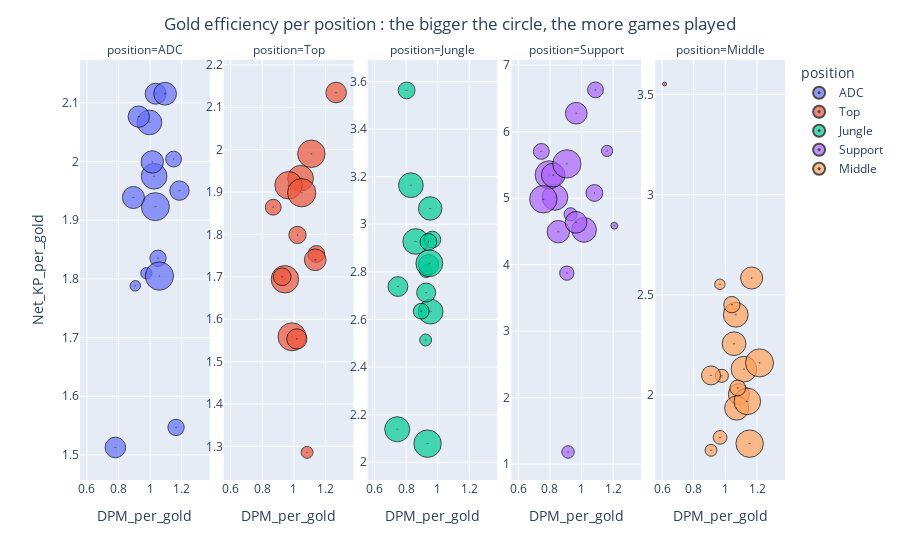

Notebook cell for this chart:
### Markdown cell above
Create Dash ready plotly

### Code cell
dash_fig = px.scatter(agg_all.assign(DPM_per_Gold = agg_all['DPM_per_gold'].astype(float).round(decimals = 3),
Net_KP_per_Gold = agg_all['Net_KP_per_gold'].astype(float).round(3)), x="DPM_per_gold", y="Net_KP_per_gold",
hover_name = "Player", hover_data=["Player","Team", "games_played", "winrate%",
"Image_SRC", "DPM_per_Gold",
"Net_KP_per_Gold"], size = "games_played",
facet_col='position', color = 'position')


dash_fig.update_layout(title_text = 'Gold efficiency per position : the bigger the circle, the more games played', title_x = 0.5)
dash_fig.update_traces(marker=dict(symbol='circle-dot'), line=dict(width=2, color='Black'))
dash_fig.update_yaxes(matches=None)
dash_fig.for_each_yaxis(lambda yaxis: yaxis.update(showticklabels=True))
dash_fig.update_traces(hoverinfo="none", hovertemplate=None)

### Figure 1 — Plotly figure (JSON) as saved in the notebook; plotly's stock layout.template omitted (floating-point values rounded to 4 significant figures)
{"data": [{"customdata": [["5kid", "KT Rolster Challengers", 17, 29.33, "https://scontent-frt3-1.xx.fbcdn.net/v/t1.18169-9/12729350_1291829277510939_5501539112801543611_n.png?_nc_cat=107&ccb=1-5&_nc_sid=973b4a&_nc_ohc=sOjAVFCJPhYAX99tkzC&_nc_ht=scontent-frt3-1.xx&oh=00_AT-ZOo1WcpOGTP2gvDxcc1JRhuqlw-GtTMGdG_HsvTk3kw&oe=622282B6", 1.05, 1.835], ["Noah", "KT Rolster Challengers", 7, 57, "https://scontent-frt3-1.xx.fbcdn.net/v/t1.18169-9/12729350_1291829277510939_5501539112801543611_n.png?_nc_cat=107&ccb=1-5&_nc_sid=973b4a&_nc_ohc=sOjAVFCJPhYAX99tkzC&_nc_ht=scontent-frt3-1.xx&oh=00_AT-ZOo1WcpOGTP2gvDxcc1JRhuqlw-GtTMGdG_HsvTk3kw&oe=622282B6", 0.906, 1.788], ["HyBriD", "KT Rolster Challengers", 24, 48.5, "https://scontent-frt3-1.xx.fbcdn.net/v/t1.18169-9/12729350_1291829277510939_5501539112801543611_n.png?_nc_cat=107&ccb=1-5&_nc_sid=973b4a&_nc_ohc=sOjAVFCJPhYAX99tkzC&_nc_ht=scontent-frt3-1.xx&oh=00_AT-ZOo1WcpOGTP2gvDxcc1JRhuqlw-GtTMGdG_HsvTk3kw&oe=622282B6", 1.186, 1.95], ["Berserker", "T1 Challengers", 42, 70.31, "https://cdn1.dotesports.com/wp-content/uploads/2019/10/08064645/image-7.png", 1.025, 1.975], ["Cheoni", "Hanwha Life Esports Challengers", 50, 51.66, "https://api.sofascore.com/api/v1/team/364492/image", 1.033, 1.923], ["Bini", "Fredit BRION Challengers", 39, 43.5, "https://api.sofascore.app/api/v1/team/372615/image", 0.996, 2.066], ["Bull", "Nongshim RedForce Challengers", 31, 58.34, "https://pbs.twimg.com/profile_images/1397150687427895299/v0aDiUPe_400x400.jpg", 0.895, 1.938], ["vital", "Nongshim RedForce Challengers", 28, 53, "https://pbs.twimg.com/profile_images/1397150687427895299/v0aDiUPe_400x400.jpg", 1.035, 2.115], ["Valkyrie", "Kwangdong Freecs Challengers", 33, 40.34, "https://api.sofascore.app/api/v1/team/405273/image", 1.095, 2.115], ["Junmin", "DWG KIA Challengers", 27, 22, "https://static.invenglobal.com/upload/image/2021/01/26/o1611641144974891.jpeg", 0.78, 1.513], ["Rahel", "DWG KIA Challengers", 8, 75, "https://static.invenglobal.com/upload/image/2021/01/26/o1611641144974891.jpeg", 0.976, 1.81], ["Taeyoon", "DRX Challengers", 32, 50, "https://api.sofascore.com/api/v1/team/364017/image", 1.014, 1.999], ["BAO", "DRX Challengers", 16, 42.5, "https://api.sofascore.com/api/v1/team/364017/image", 1.148, 2.004], ["Ice", "Liiv SANDBOX Challengers", 29, 40.66, "https://cdn0.gamesports.net/edb_team_logos/24000/24147.png?1608560414", 0.928, 2.076], ["KingKong", "Liiv SANDBOX Challengers", 17, 27.67, "https://cdn0.gamesports.net/edb_team_logos/24000/24147.png?1608560414", 1.164, 1.547], ["Envyy", "Gen.G Challengers", 51, 63.25, "https://cdn1.dotesports.com/wp-content/uploads/2021/02/15173303/geng.png", 1.059, 1.805]], "hoverinfo": "none", "hovertext": ["5kid", "Noah", "HyBriD", "Berserker", "Cheoni", "Bini", "Bull", "vital", "Valkyrie", "Junmin", "Rahel", "Taeyoon", "BAO", "Ice", "KingKong", "Envyy"], "legendgroup": "ADC", "line": {"color": "Black", "width": 2}, "marker": {"color": "#636efa", "size": [17, 7, 24, 42, 50, 39, 31, 28, 33, 27, 8, 32, 16, 29, 17, 51], "sizemode": "area", "sizeref": 0.1275, "symbol": "circle-dot"}, "mode": "markers", "name": "ADC", "orientation": "v", "showlegend": true, "type": "scatter", "x": [1.05, 0.9062, 1.186, 1.025, 1.033, 0.9956, 0.8945, 1.035, 1.095, 0.7803, 0.9761, 1.014, 1.148, 0.9282, 1.164, 1.059], "xaxis": "x", "y": [1.835, 1.788, 1.95, 1.975, 1.923, 2.066, 1.938, 2.115, 2.115, 1.513, 1.81, 1.999, 2.004, 2.076, 1.547, 1.805], "yaxis": "y"}, {"customdata": [["Castle", "KT Rolster Challengers", 48, 37.5, "https://scontent-frt3-1.xx.fbcdn.net/v/t1.18169-9/12729350_1291829277510939_5501539112801543611_n.png?_nc_cat=107&ccb=1-5&_nc_sid=973b4a&_nc_ohc=sOjAVFCJPhYAX99tkzC&_nc_ht=scontent-frt3-1.xx&oh=00_AT-ZOo1WcpOGTP2gvDxcc1JRhuqlw-GtTMGdG_HsvTk3kw&oe=622282B6", 0.943, 1.694], ["Roach", "T1 Challengers", 42, 70.31, "https://cdn1.dotesports.com/wp-content/uploads/2019/10/08064645/image-7.png", 1.042, 1.933], ["Riss", "Hanwha Life Esports Challengers", 50, 51.66, "https://api.sofascore.com/api/v1/team/364492/image", 0.988, 1.559], ["Lukalux", "Fredit BRION Challengers", 19, 42, "https://api.sofascore.app/api/v1/team/372615/image", 1.022, 1.799], ["TaNa", "Fredit BRION Challengers", 20, 45, "https://api.sofascore.app/api/v1/team/372615/image", 0.926, 1.7], ["DnDn", "Nongshim RedForce Challengers", 48, 50.34, "https://pbs.twimg.com/profile_images/1397150687427895299/v0aDiUPe_400x400.jpg", 1.11, 1.99], ["Trap", "Kwangdong Freecs Challengers", 18, 11, "https://api.sofascore.app/api/v1/team/405273/image", 1.142, 1.754], ["IlllIma", "Kwangdong Freecs Challengers", 26, 58.5, "https://api.sofascore.app/api/v1/team/405273/image", 1.019, 1.554], ["Chasy", "DWG KIA Challengers", 27, 30.5, "https://static.invenglobal.com/upload/image/2021/01/26/o1611641144974891.jpeg", 1.267, 2.135], ["Thanatos", "DWG KIA Challengers", 9, 44, "https://static.invenglobal.com/upload/image/2021/01/26/o1611641144974891.jpeg", 1.083, 1.286], ["Clear", "DRX Challengers", 48, 46.75, "https://api.sofascore.com/api/v1/team/364017/image", 0.966, 1.916], ["Howling", "Liiv SANDBOX Challengers", 16, 35.5, "https://cdn0.gamesports.net/edb_team_logos/24000/24147.png?1608560414", 0.869, 1.864], ["Photon", "Liiv SANDBOX Challengers", 30, 39.25, "https://cdn0.gamesports.net/edb_team_logos/24000/24147.png?1608560414", 1.135, 1.74], ["Lonely", "Gen.G Challengers", 51, 63.25, "https://cdn1.dotesports.com/wp-content/uploads/2021/02/15173303/geng.png", 1.049, 1.898]], "hoverinfo": "none", "hovertext": ["Castle", "Roach", "Riss", "Lukalux", "TaNa", "DnDn", "Trap", "IlllIma", "Chasy", "Thanatos", "Clear", "Howling", "Photon", "Lonely"], "legendgroup": "Top", "line": {"color": "Black", "width": 2}, "marker": {"color": "#EF553B", "size": [48, 42, 50, 19, 20, 48, 18, 26, 27, 9, 48, 16, 30, 51], "sizemode": "area", "sizeref": 0.1275, "symbol": "circle-dot"}, "mode": "markers", "name": "Top", "orientation": "v", "showlegend": true, "type": "scatter", "x": [0.9429, 1.042, 0.9878, 1.022, 0.9258, 1.11, 1.142, 1.019, 1.267, 1.083, 0.9658, 0.8691, 1.135, 1.049], "xaxis": "x2", "y": [1.694, 1.933, 1.559, 1.799, 1.7, 1.99, 1.754, 1.554, 2.135, 1.286, 1.916, 1.864, 1.74, 1.898], "yaxis": "y2"}, {"customdata": [["GIDEON", "KT Rolster Challengers", 9, 56, "https://scontent-frt3-1.xx.fbcdn.net/v/t1.18169-9/12729350_1291829277510939_5501539112801543611_n.png?_nc_cat=107&ccb=1-5&_nc_sid=973b4a&_nc_ohc=sOjAVFCJPhYAX99tkzC&_nc_ht=scontent-frt3-1.xx&oh=00_AT-ZOo1WcpOGTP2gvDxcc1JRhuqlw-GtTMGdG_HsvTk3kw&oe=622282B6", 0.923, 2.514], ["PangSu", "KT Rolster Challengers", 39, 37.5, "https://scontent-frt3-1.xx.fbcdn.net/v/t1.18169-9/12729350_1291829277510939_5501539112801543611_n.png?_nc_cat=107&ccb=1-5&_nc_sid=973b4a&_nc_ohc=sOjAVFCJPhYAX99tkzC&_nc_ht=scontent-frt3-1.xx&oh=00_AT-ZOo1WcpOGTP2gvDxcc1JRhuqlw-GtTMGdG_HsvTk3kw&oe=622282B6", 0.83, 3.164], ["Mowgli", "T1 Challengers", 42, 70.31, "https://cdn1.dotesports.com/wp-content/uploads/2019/10/08064645/image-7.png", 0.86, 2.928], ["CaD", "Hanwha Life Esports Challengers", 40, 52.34, "https://api.sofascore.com/api/v1/team/364492/image", 0.744, 2.139], ["Willer", "Hanwha Life Esports Challengers", 10, 40, "https://api.sofascore.com/api/v1/team/364492/image", 0.925, 2.803], ["Jin0", "Fredit BRION Challengers", 39, 43.5, "https://api.sofascore.app/api/v1/team/372615/image", 0.955, 2.633], ["Sylvie", "Nongshim RedForce Challengers", 25, 40, "https://pbs.twimg.com/profile_images/1397150687427895299/v0aDiUPe_400x400.jpg", 0.748, 2.738], ["Juhan", "Nongshim RedForce Challengers", 23, 53, "https://pbs.twimg.com/profile_images/1397150687427895299/v0aDiUPe_400x400.jpg", 0.927, 2.713], ["Burry", "Kwangdong Freecs Challengers", 18, 11, "https://api.sofascore.app/api/v1/team/405273/image", 0.803, 3.562], ["Citrus", "Kwangdong Freecs Challengers", 26, 58.5, "https://api.sofascore.app/api/v1/team/405273/image", 0.942, 2.83], ["Malrang", "DWG KIA Challengers", 18, 33, "https://static.invenglobal.com/upload/image/2021/01/26/o1611641144974891.jpeg", 0.966, 2.936], ["Lucid", "DWG KIA Challengers", 18, 39, "https://static.invenglobal.com/upload/image/2021/01/26/o1611641144974891.jpeg", 0.941, 2.926], ["Peach", "DRX Challengers", 48, 46.75, "https://api.sofascore.com/api/v1/team/364017/image", 0.936, 2.078], ["Seize", "Liiv SANDBOX Challengers", 46, 40.5, "https://cdn0.gamesports.net/edb_team_logos/24000/24147.png?1608560414", 0.947, 2.836], ["YoungJae", "Gen.G Challengers", 35, 60.34, "https://cdn1.dotesports.com/wp-content/uploads/2021/02/15173303/geng.png", 0.952, 3.066], ["Flawless", "Gen.G Challengers", 16, 76.5, "https://cdn1.dotesports.com/wp-content/uploads/2021/02/15173303/geng.png", 0.896, 2.635]], "hoverinfo": "none", "hovertext": ["GIDEON", "PangSu", "Mowgli", "CaD", "Willer", "Jin0", "Sylvie", "Juhan", "Burry", "Citrus", "Malrang", "Lucid", "Peach", "Seize", "YoungJae", "Flawless"], "legendgroup": "Jungle", "line": {"color": "Black", "width": 2}, "marker": {"color": "#00cc96", "size": [9, 39, 42, 40, 10, 39, 25, 23, 18, 26, 18, 18, 48, 46, 35, 16], "sizemode": "area", "sizeref": 0.1275, "symbol": "circle-dot"}, "mode": "markers", "name": "Jungle", "orientation": "v", "showlegend": true, "type": "scatter", "x": [0.9233, 0.8301, 0.8604, 0.7437, 0.9248, 0.9551, 0.748, 0.9268, 0.8032, 0.9419, 0.9658, 0.9409, 0.9355, 0.9468, 0.9521, 0.8955], "xaxis": "x3", "y": [2.514, 3.164, 2.928, 2.139, 2.803, 2.633, 2.738, 2.713, 3.562, 2.83, 2.936, 2.926, 2.078, 2.836, 3.066, 2.635], "yaxis": "y3"}, {"customdata": [["Harp", "KT Rolster Challengers", 18, 29.5, "https://scontent-frt3-1.xx.fbcdn.net/v/t1.18169-9/12729350_1291829277510939_5501539112801543611_n.png?_nc_cat=107&ccb=1-5&_nc_sid=973b4a&_nc_ohc=sOjAVFCJPhYAX99tkzC&_nc_ht=scontent-frt3-1.xx&oh=00_AT-ZOo1WcpOGTP2gvDxcc1JRhuqlw-GtTMGdG_HsvTk3kw&oe=622282B6", 1.081, 5.078], ["Rebel", "KT Rolster Challengers", 30, 23.5, "https://scontent-frt3-1.xx.fbcdn.net/v/t1.18169-9/12729350_1291829277510939_5501539112801543611_n.png?_nc_cat=107&ccb=1-5&_nc_sid=973b4a&_nc_ohc=sOjAVFCJPhYAX99tkzC&_nc_ht=scontent-frt3-1.xx&oh=00_AT-ZOo1WcpOGTP2gvDxcc1JRhuqlw-GtTMGdG_HsvTk3kw&oe=622282B6", 0.966, 6.277], ["Asper", "T1 Challengers", 42, 70.31, "https://cdn1.dotesports.com/wp-content/uploads/2019/10/08064645/image-7.png", 0.832, 5.012], ["Baut", "Hanwha Life Esports Challengers", 50, 51.66, "https://api.sofascore.com/api/v1/team/364492/image", 0.795, 5.352], ["JeongHoon", "Fredit BRION Challengers", 39, 43.5, "https://api.sofascore.app/api/v1/team/372615/image", 1.016, 4.523], ["Yusin", "Nongshim RedForce Challengers", 48, 50.34, "https://pbs.twimg.com/profile_images/1397150687427895299/v0aDiUPe_400x400.jpg", 0.758, 4.984], ["MapSSi", "Kwangdong Freecs Challengers", 8, 13, "https://api.sofascore.app/api/v1/team/405273/image", 1.161, 5.711], ["Minit", "Kwangdong Freecs Challengers", 36, 42.34, "https://api.sofascore.app/api/v1/team/405273/image", 0.821, 5.348], ["Cow", "DWG KIA Challengers", 10, 11, "https://static.invenglobal.com/upload/image/2021/01/26/o1611641144974891.jpeg", 0.915, 1.184], ["Keshi", "DWG KIA Challengers", 3, 67, "https://static.invenglobal.com/upload/image/2021/01/26/o1611641144974891.jpeg", 1.207, 4.586], ["Muru", "DWG KIA Challengers", 11, 16.5, "https://static.invenglobal.com/upload/image/2021/01/26/o1611641144974891.jpeg", 0.931, 4.758], ["Bible", "DWG KIA Challengers", 13, 54, "https://static.invenglobal.com/upload/image/2021/01/26/o1611641144974891.jpeg", 0.907, 3.873], ["Jun", "DRX Challengers", 32, 50, "https://api.sofascore.com/api/v1/team/364017/image", 0.853, 4.496], ["Pleata", "DRX Challengers", 16, 42.5, "https://api.sofascore.com/api/v1/team/364017/image", 1.088, 6.629], ["Kabbie", "Liiv SANDBOX Challengers", 30, 47, "https://cdn0.gamesports.net/edb_team_logos/24000/24147.png?1608560414", 0.965, 4.637], ["Prove", "Liiv SANDBOX Challengers", 16, 32.34, "https://cdn0.gamesports.net/edb_team_logos/24000/24147.png?1608560414", 0.746, 5.703], ["Kael", "Gen.G Challengers", 51, 63.25, "https://cdn1.dotesports.com/wp-content/uploads/2021/02/15173303/geng.png", 0.907, 5.516]], "hoverinfo": "none", "hovertext": ["Harp", "Rebel", "Asper", "Baut", "JeongHoon", "Yusin", "MapSSi", "Minit", "Cow", "Keshi", "Muru", "Bible", "Jun", "Pleata", "Kabbie", "Prove", "Kael"], "legendgroup": "Support", "line": {"color": "Black", "width": 2}, "marker": {"color": "#ab63fa", "size": [18, 30, 42, 50, 39, 48, 8, 36, 10, 3, 11, 13, 32, 16, 30, 16, 51], "sizemode": "area", "sizeref": 0.1275, "symbol": "circle-dot"}, "mode": "markers", "name": "Support", "orientation": "v", "showlegend": true, "type": "scatter", "x": [1.081, 0.9663, 0.832, 0.7949, 1.016, 0.7583, 1.161, 0.8208, 0.9146, 1.207, 0.9307, 0.9067, 0.853, 1.088, 0.9648, 0.7456, 0.9072], "xaxis": "x4", "y": [5.078, 6.277, 5.012, 5.352, 4.523, 4.984, 5.711, 5.348, 1.184, 4.586, 4.758, 3.873, 4.496, 6.629, 4.637, 5.703, 5.516], "yaxis": "y4"}, {"customdata": [["VicLa", "KT Rolster Challengers", 48, 37.5, "https://scontent-frt3-1.xx.fbcdn.net/v/t1.18169-9/12729350_1291829277510939_5501539112801543611_n.png?_nc_cat=107&ccb=1-5&_nc_sid=973b4a&_nc_ohc=sOjAVFCJPhYAX99tkzC&_nc_ht=scontent-frt3-1.xx&oh=00_AT-ZOo1WcpOGTP2gvDxcc1JRhuqlw-GtTMGdG_HsvTk3kw&oe=622282B6", 1.153, 1.757], ["Mireu", "T1 Challengers", 42, 70.31, "https://cdn1.dotesports.com/wp-content/uploads/2019/10/08064645/image-7.png", 1.117, 2.129], ["Mask", "Hanwha Life Esports Challengers", 50, 51.66, "https://api.sofascore.com/api/v1/team/364492/image", 1.216, 2.16], ["Roamer", "Fredit BRION Challengers", 39, 43.5, "https://api.sofascore.app/api/v1/team/372615/image", 1.065, 2.4], ["FIESTA", "Nongshim RedForce Challengers", 31, 31.67, "https://pbs.twimg.com/profile_images/1397150687427895299/v0aDiUPe_400x400.jpg", 1.166, 2.584], ["Bay", "Nongshim RedForce Challengers", 17, 59.5, "https://pbs.twimg.com/profile_images/1397150687427895299/v0aDiUPe_400x400.jpg", 1.041, 2.451], ["Keine", "Kwangdong Freecs Challengers", 28, 41.66, "https://api.sofascore.app/api/v1/team/405273/image", 1.085, 2.004], ["Storm", "Kwangdong Freecs Challengers", 9, 11, "https://api.sofascore.app/api/v1/team/405273/image", 0.909, 1.724], ["BuLLDoG", "Kwangdong Freecs Challengers", 7, 71, "https://api.sofascore.app/api/v1/team/405273/image", 0.965, 2.553], ["Jool", "DWG KIA Challengers", 36, 36, "https://static.invenglobal.com/upload/image/2021/01/26/o1611641144974891.jpeg", 1.055, 2.256], ["Eign", "DRX Challengers", 37, 48.66, "https://api.sofascore.com/api/v1/team/364017/image", 1.071, 1.935], ["SOLKA", "DRX Challengers", 11, 45, "https://api.sofascore.com/api/v1/team/364017/image", 0.978, 2.096], ["Cruiser", "Liiv SANDBOX Challengers", 1, 0, "https://cdn0.gamesports.net/edb_team_logos/24000/24147.png?1608560414", 0.616, 3.553], ["TolanD", "Liiv SANDBOX Challengers", 45, 41.25, "https://cdn0.gamesports.net/edb_team_logos/24000/24147.png?1608560414", 1.139, 1.968], ["Dice", "Gen.G Challengers", 12, 62.5, "https://cdn1.dotesports.com/wp-content/uploads/2021/02/15173303/geng.png", 0.966, 1.788], ["Ophelia", "Gen.G Challengers", 23, 60, "https://cdn1.dotesports.com/wp-content/uploads/2021/02/15173303/geng.png", 0.909, 2.098], ["Karis", "Gen.G Challengers", 16, 76.5, "https://cdn1.dotesports.com/wp-content/uploads/2021/02/15173303/geng.png", 1.078, 2.035]], "hoverinfo": "none", "hovertext": ["VicLa", "Mireu", "Mask", "Roamer", "FIESTA", "Bay", "Keine", "Storm", "BuLLDoG", "Jool", "Eign", "SOLKA", "Cruiser", "TolanD", "Dice", "Ophelia", "Karis"], "legendgroup": "Middle", "line": {"color": "Black", "width": 2}, "marker": {"color": "#FFA15A", "size": [48, 42, 50, 39, 31, 17, 28, 9, 7, 36, 37, 11, 1, 45, 12, 23, 16], "sizemode": "area", "sizeref": 0.1275, "symbol": "circle-dot"}, "mode": "markers", "name": "Middle", "orientation": "v", "showlegend": true, "type": "scatter", "x": [1.153, 1.117, 1.216, 1.065, 1.166, 1.041, 1.085, 0.9092, 0.9653, 1.055, 1.071, 0.9775, 0.6157, 1.139, 0.9663, 0.9092, 1.078], "xaxis": "x5", "y": [1.757, 2.129, 2.16, 2.4, 2.584, 2.451, 2.004, 1.724, 2.553, 2.256, 1.935, 2.096, 3.553, 1.968, 1.788, 2.098, 2.035], "yaxis": "y5"}], "layout": {"annotations": [{"font": {}, "showarrow": false, "text": "position=ADC", "x": 0.092, "xanchor": "center", "xref": "paper", "y": 1, "yanchor": "bottom", "yref": "paper"}, {"font": {}, "showarrow": false, "text": "position=Top", "x": 0.296, "xanchor": "center", "xref": "paper", "y": 1, "yanchor": "bottom", "yref": "paper"}, {"font": {}, "showarrow": false, "text": "position=Jungle", "x": 0.5, "xanchor": "center", "xref": "paper", "y": 1, "yanchor": "bottom", "yref": "paper"}, {"font": {}, "showarrow": false, "text": "position=Support", "x": 0.704, "xanchor": "center", "xref": "paper", "y": 1, "yanchor": "bottom", "yref": "paper"}, {"font": {}, "showarrow": false, "text": "position=Middle", "x": 0.908, "xanchor": "center", "xref": "paper", "y": 1, "yanchor": "bottom", "yref": "paper"}], "legend": {"itemsizing": "constant", "title": {"text": "position"}, "tracegroupgap": 0}, "margin": {"t": 60}, "title": {"text": "Gold efficiency per position : the bigger the circle, the more games played", "x": 0.5}, "xaxis": {"anchor": "y", "domain": [0, 0.184], "title": {"text": "DPM_per_gold"}}, "xaxis2": {"anchor": "y2", "domain": [0.204, 0.388], "matches": "x", "title": {"text": "DPM_per_gold"}}, "xaxis3": {"anchor": "y3", "domain": [0.408, 0.592], "matches": "x", "title": {"text": "DPM_per_gold"}}, "xaxis4": {"anchor": "y4", "domain": [0.612, 0.796], "matches": "x", "title": {"text": "DPM_per_gold"}}, "xaxis5": {"anchor": "y5", "domain": [0.816, 1], "matches": "x", "title": {"text": "DPM_per_gold"}}, "yaxis": {"anchor": "x", "domain": [0, 1], "showticklabels": true, "title": {"text": "Net_KP_per_gold"}}, "yaxis2": {"anchor": "x2", "domain": [0, 1], "showticklabels": true}, "yaxis3": {"anchor": "x3", "domain": [0, 1], "showticklabels": true}, "yaxis4": {"anchor": "x4", "domain": [0, 1], "showticklabels": true}, "yaxis5": {"anchor": "x5", "domain": [0, 1], "showticklabels": true}}}
